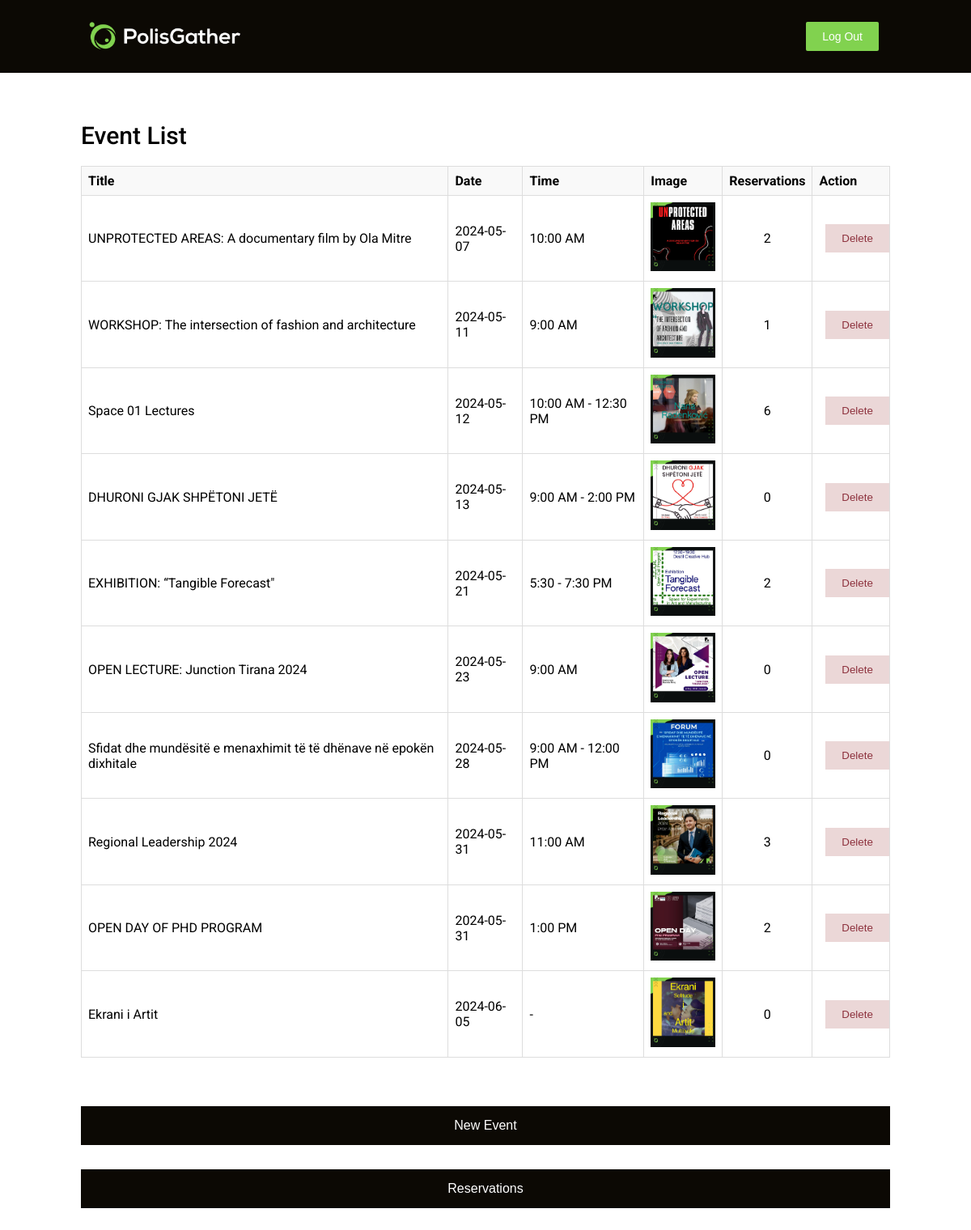
The app's page /polisgather/adminpage.php (signed in) with its own data.
### tables this page shows
CREATE TABLE `events` (
  `id` int(11) NOT NULL,
  `title` varchar(255) NOT NULL,
  `date` date NOT NULL,
  `time` varchar(50) DEFAULT NULL,
  `imageUrl` varchar(255) DEFAULT NULL
);

### polisgather/adminpage.php (the view, shortened to what this page needs)
<?php
include('functions.php');
function getReservationCount($eventId) {
    include 'db_connection.php';
    $sql = "SELECT COUNT(*) AS count FROM reservations WHERE event_id = ?";
    $stmt = $conn->prepare($sql);
    $stmt->bind_param("i", $eventId);
    $stmt->execute();
    $result = $stmt->get_result();
    $row = $result->fetch_assoc();
    return $row['count'];
}
$sql = "SELECT id, title, date, time, imageUrl FROM events";
$result = $db->query($sql);
?>
<!DOCTYPE html>
<html>
<head>
    <link rel="stylesheet" href="https://cdnjs.cloudflare.com/ajax/libs/font-awesome/6.5.1/css/all.min.css">
    <link rel="stylesheet" href="styles/general.css">
    <link rel="stylesheet" href="styles/adminpage.css">
</head>
<body>
    <header>
        <div class="nav">
            <div class="logo-area">
                <img class="polis-gather-logo" src="logo/polisgather233 1.png">
            </div>
            <div class="right-links">
                <a href="logout.php"> <button class="logout-btn">Log Out</button> </a>
            </div>
        </div>
    </header>
    <main>
    <div class="event-list">
        <p class="list-title">Event List</p>
        <table>
            <thead>
                <tr>
                    <th>Title</th>
                    <th>Date</th>
                    <th>Time</th>
                    <th>Image</th>
                    <th>Reservations</th>
                    <th>Action</th>
                </tr>
            </thead>
            <tbody>
                <?php if ($result->num_rows > 0): ?>
                    <?php while($row = $result->fetch_assoc()): ?>
                        <tr>
                            <td><?php echo $row['title']; ?></td>
                            <td><?php echo $row['date']; ?></td>
                            <td><?php echo $row['time']; ?></td>
                            <td><img class="event-img" src="<?php echo $row['imageUrl']; ?>"></td>
                            <td id="reservations"><?php echo getReservationCount($row['id']); ?></td>
                            <td>
                            <form method="post" action="">
                                <input type="submit" name="delete" value="Delete" class="delete-button">
                            </form>
                        </td>
                        </tr>
                    <?php endwhile; ?>
                <?php else: ?>
                    <tr>
                        <td colspan="6">No events found</td>
                    </tr>
                <?php endif; ?>
            </tbody>
        </table>
    </div>
    <div class="event-form">
        <button id="showAddEventForm" class="btn new-event-btn">New Event</button>
    </div>
    <div class="reservation-table">
        <button id="showReservationsBtn" class="btn reservation-btn">Reservations</button>
    </div>
    </main>
</body>
</html>

### polisgather/styles/general.css (style rules this page uses)
body { margin: 0; font-family: Roboto, Arial; }
p { margin-top: 0; margin-bottom: 0; }

### polisgather/styles/adminpage.css (style rules this page uses)
main { margin: 60px 100px; }
.nav { background-color: #0c0904; display: flex; justify-content: space-between; padding: 15px 13vh; line-height: 60px; }
.logo-area { display: flex; align-items: center; }
.polis-gather-logo { width: 200px; height: 45px; }
.right-links a { padding: 0 10px; }
.logout-btn { background: rgb(129, 210, 79); border: 0; border-radius: 2px; color: #fff; font-size: 14px; cursor: pointer; transition: all .3s; margin-top: 10px; padding: 10px 20px; }
.btn { background: #0c0904; border: 0; color: #fff; font-size: 16px; cursor: pointer; transition: all .3s; margin-top: 10px; padding: 15px 25px; align-items: center; }
.new-event-btn { padding: 15px 32.5px; }
.reservation-btn { padding: 15px 25px; margin-top: 20px; }
.event-form { display: flex; flex-direction: column; margin-bottom: 10px ; }
.event-list { margin: 50px 0; }
.list-title { font-size: 30px; font-weight: 500; }
table { width: 100%; margin-top: 20px; border-collapse: collapse; }
th, td { border: 1px solid #ddd; padding: 8px; text-align: left; }
th { background-color: #f9f9f9; }
#reservations { text-align: center; }
.delete-button { color: #8d313d; background: #ebd7d7; border: none; padding: 10px 20px; cursor: pointer; margin: 10%; }
.event-img { max-width: 80px; height: auto; }
.reservation-table { display: flex; flex-direction: column; }

### records on screen
events: title "UNPROTECTED AREAS: A documentary film by Ola Mitre", date "2024-05-07", time "10:00 AM", imageUrl (picture), id "2"
events: title "WORKSHOP: The intersection of fashion and architecture", date "2024-05-11", time "9:00 AM", imageUrl (picture), id "1"
events: title "Space 01 Lectures", date "2024-05-12", time "10:00 AM - 12:30 PM", imageUrl (picture), id "6"
events: title "DHURONI GJAK SHPËTONI JETË", date "2024-05-13", time "9:00 AM - 2:00 PM", imageUrl (picture), id "0"
events: title "EXHIBITION: “Tangible Forecast\"", date "2024-05-21", time "5:30 - 7:30 PM", imageUrl (picture), id "2"
events: title "OPEN LECTURE: Junction Tirana 2024", date "2024-05-23", time "9:00 AM", imageUrl (picture), id "0"
events: title "Sfidat dhe mundësitë e menaxhimit të të dhënave në epokën dixhitale", date "2024-05-28", time "9:00 AM - 12:00 PM", imageUrl (picture), id "0"
events: title "Regional Leadership 2024", date "2024-05-31", time "11:00 AM", imageUrl (picture), id "3"
events: title "OPEN DAY OF PHD PROGRAM", date "2024-05-31", time "1:00 PM", imageUrl (picture), id "2"
events: title "Ekrani i Artit", date "2024-06-05", time "-", imageUrl (picture), id "0"
